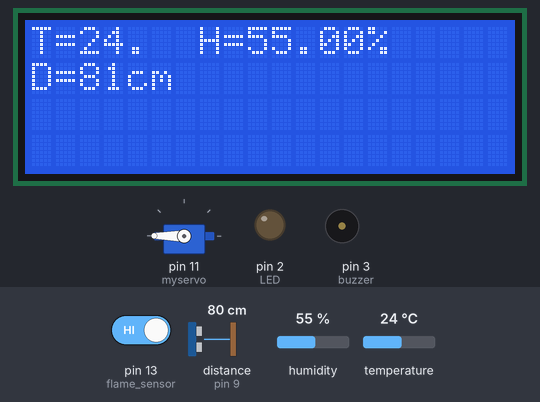
Simulated run of this sketch. Board: Arduino Uno, built with avr-gcc and run on an emulated ATmega328P. Parts: 20×4 character LCD, servo, output pins drawn as LEDs (lit = HIGH), buzzer (waves = sounding, pin HIGH). Wiring (inferred from the names in the program): ultrasonic range finder: trigger pin 8; echo pin 9. Dashed ring = blinking. Inputs (shaded band) come from the test bench; at power-on: temperature 24 °C, distance to the obstacle (sensor on pin 9) 80 cm, pin 13 (flame_sensor) HIGH, humidity 55 %. The echo pulse lasts 58.3 µs per cm; pins used as bus, display or sensor lines are not drawn; what the sketch prints to the serial monitor is not drawn.

Above: at 1.2 s.
1.3 s: temperature set to 33.7 °C
At 3.6 s:
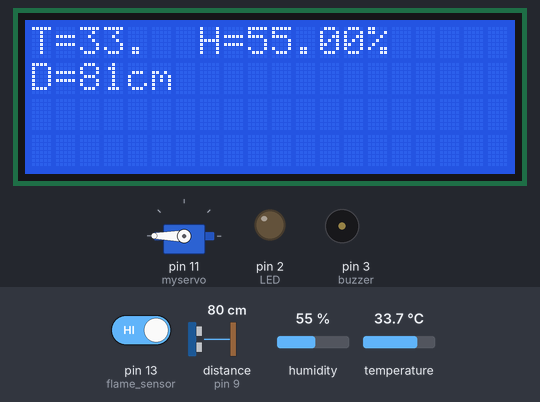
3.9 s: temperature set to 34.8 °C
At 5.6 s:
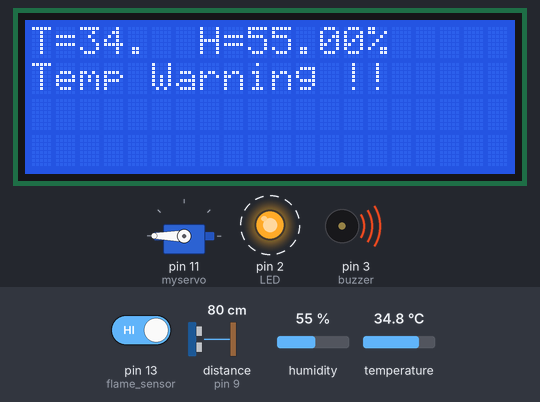
8.3 s: distance to the obstacle (sensor on pin 9) set to 12 cm
At 11.0 s:
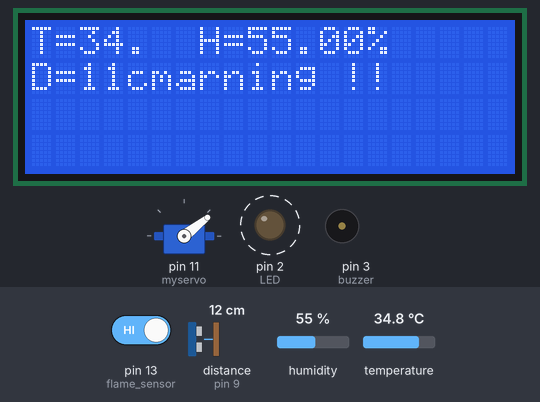
12.7 s: distance to the obstacle (sensor on pin 9) set to 9 cm
At 16.3 s:
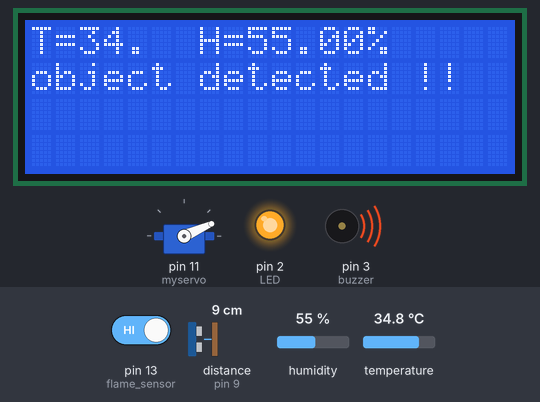
17.1 s: pin 13 (flame_sensor) driven LOW
At 20.5 s:
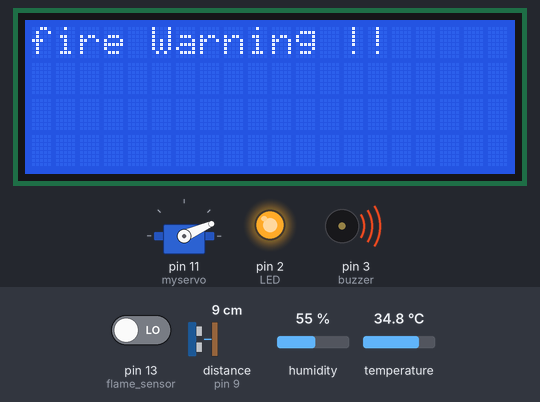
21.5 s: distance to the obstacle (sensor on pin 9) set to 18 cm
At 26.7 s:
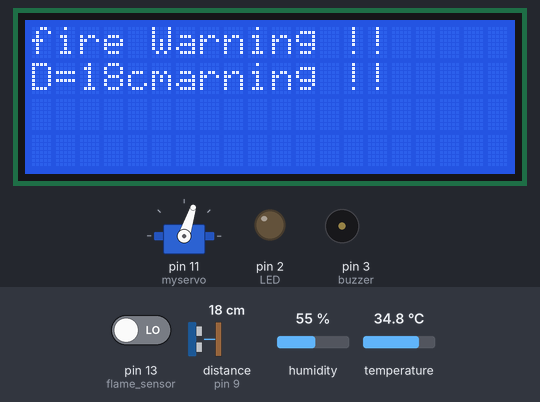
Timing chart, 0 to 29.5 s (numbered marks = the images above; inputs shaded):
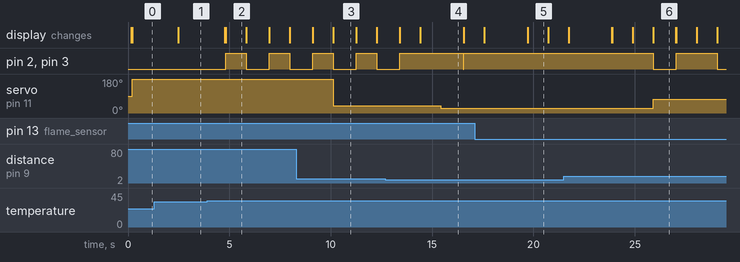

The sketch:

Smart_Home_Automation_System_2.ino
```cpp
// Include necessary libraries
#include <LiquidCrystal_I2C.h>  // Library for the LCD display
#include <Servo.h>      // Library for controlling Servo motors
#include <Adafruit_AHTX0.h>  // Library for the AHT10/AHT20 temperature and humidity sensor

// Initialize objects for AHT10/AHT20 sensor and Servo motor
Adafruit_AHTX0 aht;
Servo myservo;


LiquidCrystal_I2C lcd(0x27,20,4);  // set the LCD address to 0x27 for a 16 chars and 2 line display


// Define the pins used for various components
const int trigPin = 8;      // Digital output pin to trigger the ultrasonic sensor
const int echoPin = 9;      // Digital input pin to receive the echo from the ultrasonic sensor

int buzzer = 3;             // Pin connected to the buzzer
int LED = 2;                // Pin connected to the LED

int flame_sensor = 13;      // Pin connected to the flame sensor

int flame_detected;         // Variable to store the flame detection status

// Define the proximity threshold value (adjust as needed)
const int proximityThreshold = 10; // Threshold distance in centimeters

void setup() {
  // Initialize serial communication
  Serial.begin(9600);

  // Initialize AHT10/AHT20 sensor
  if (!aht.begin()) {
    Serial.println("Could not find AHT? Check wiring");
    while (1) delay(10);  // Hangs the program in an infinite loop
  }
  Serial.println("AHT10 or AHT20 found");


// initialize the lcd with I2C
  lcd.init();
   lcd.backlight();
   lcd.clear();


  // Set the mode for LED and buzzer pins as OUTPUT
  pinMode(LED, OUTPUT);
  pinMode(buzzer, OUTPUT);

  // Set the trigPin as an OUTPUT and the echoPin as an INPUT
  pinMode(trigPin, OUTPUT);
  pinMode(echoPin, INPUT);

  // Set the flame sensor pin as an INPUT
  pinMode(flame_sensor, INPUT);


  // Attach the servo motor to pin 3
  myservo.attach(11);
}

void loop() {
  // Read the status of the flame sensor (0 for flame detected, 1 for no flame detected)
  flame_detected = digitalRead(flame_sensor);

  // Read temperature and humidity data from the AHT10/AHT20 sensor
  sensors_event_t humidity, temp;
  aht.getEvent(&humidity, &temp);  // Populate temp and humidity objects with fresh data

  // Print temperature and humidity data to the serial monitor
  Serial.print("Temperature: "); Serial.print(temp.temperature); Serial.println(" degrees C");
  Serial.print("Humidity: "); Serial.print(humidity.relative_humidity); Serial.println("% rH");

  // Display temperature and humidity data on the LCD
  lcd.setCursor(0, 0);
  lcd.print("T=");
  lcd.print(temp.temperature);
  lcd.print("°");

  lcd.setCursor(5, 0);
  lcd.print("  H=");
  lcd.print(humidity.relative_humidity);
  lcd.print("%");

  // Send a pulse to the trigPin to trigger the ultrasonic sensor
  digitalWrite(trigPin, LOW);
  delayMicroseconds(5);
  digitalWrite(trigPin, HIGH);
  delayMicroseconds(10);
  digitalWrite(trigPin, LOW);

  // Measure the duration of the pulse from the echoPin
  long duration = pulseIn(echoPin, HIGH);

  // Calculate the distance in centimeters using the speed of sound (350 m/s) and the time it takes for the echo
  int distance = duration * 0.035 / 2;

  // Check if a flame is detected
  if (flame_detected == 0) {
    // If flame is detected, perform the following actions
    Serial.println("Flame detected...! Take action immediately.");

    // Print a message on the LCD screen to indicate warning
    lcd.clear();
    lcd.setCursor(0, 0);
    lcd.print("fire Warning !!");
    lcd.setCursor(0, 1);
    lcd.print("         ");


    digitalWrite(buzzer, HIGH);  // Turn ON the buzzer
    digitalWrite(LED, HIGH);     // Turn ON the LED

    delay(1000);
  } else {
    // If no flame is detected, perform the following actions
    Serial.println("No flame detected. Stay cool.");

    // Print a message on the LCD screen to indicate normal
    lcd.setCursor(0, 1);
    lcd.print("                  ");

    digitalWrite(buzzer, LOW);   // Turn OFF the buzzer
    digitalWrite(LED, LOW);      // Turn OFF the LED
  }

  // Check if the temperature is above 32 degrees Celsius
  if (temp.temperature > 34) {
    Serial.println("ALARM !! High Temperature");

    // Print a message on the LCD screen to indicate warning
    lcd.setCursor(0, 1);
    lcd.print("Temp Warning !!");

    digitalWrite(LED, HIGH);     // Turn ON the LED
    digitalWrite(buzzer, HIGH);  // Turn ON the buzzer

    delay(1000);
  } else {
    Serial.println("Normal Temperature");

    lcd.setCursor(0, 1);
    lcd.print("                      ");

    digitalWrite(LED, LOW);      // Turn OFF the LED
    digitalWrite(buzzer, LOW);   // Turn OFF the buzzer
  }

  // Check if an object is within the proximity threshold
  if (distance < proximityThreshold) {
    // Object detected!
    Serial.print("Object Detected !! : ");

    // Print a message on the LCD screen to indicate warning
    lcd.setCursor(0, 1);
    lcd.print("object detected !!");

    // Turn on the LED and buzzer
    digitalWrite(LED, HIGH);
    digitalWrite(buzzer, HIGH);

    delay(1000);
  } else {
    // No object nearby
    Serial.print("No Nearby Object : ");


    lcd.setCursor(0, 1);
    lcd.print("D=");
    lcd.print(distance);
    lcd.print("cm");

    // Turn off the LED and buzzer
    digitalWrite(LED, LOW);
    digitalWrite(buzzer, LOW);
  }

  // Print the measured distance to the serial monitor
  Serial.print(distance);
  Serial.println(" cm");

  // Map the distance to an angle for the servo motor
  int pos = map(distance, 3, 40, 0, 180);
  myservo.write(pos);

  // Delay before the next iteration
  delay(1000);
}
```

Measured:
- the behaviour switches between 34 and 34.1 °C on temperature (found by bisection; images 1 and 2)
- the behaviour switches between 11 and 10 cm on distance to the obstacle (sensor on pin 9) (found by bisection; images 3 and 4)
- after the input at 1.3 s, the display: changes after 1.2 s (image 1)
- after the input at 3.9 s, pin 2 (LED), pin 3 (buzzer): alternates HIGH for 1.0 s and LOW for 1.1 s, starting after 0.92 s; the display: first changes after 0.88 s (image 2 shows a later state)
- after the input at 8.3 s, servo on pin 11 (myservo): 180° → 38° after 1.8 s; the display: first differs from a run without the input after 1.8 s (image 3)
- after the input at 12.7 s, servo on pin 11 (myservo): 38° → 24° after 2.7 s; the display: first differs from a run without the input after 1.7 s (image 4)
- after the input at 17.1 s, pin 2 (LED), pin 3 (buzzer): stays HIGH (without the input it goes to LOW after 2.6 s); the display: first differs from a run without the input after 2.6 s (image 5)
- after the input at 21.5 s, pin 2 (LED), pin 3 (buzzer): HIGH → LOW after 4.4 s, → HIGH 1.1 s later, → LOW 2.0 s later; servo on pin 11 (myservo): 24° → 72° after 4.4 s; the display: first differs from a run without the input after 4.4 s (image 6)
